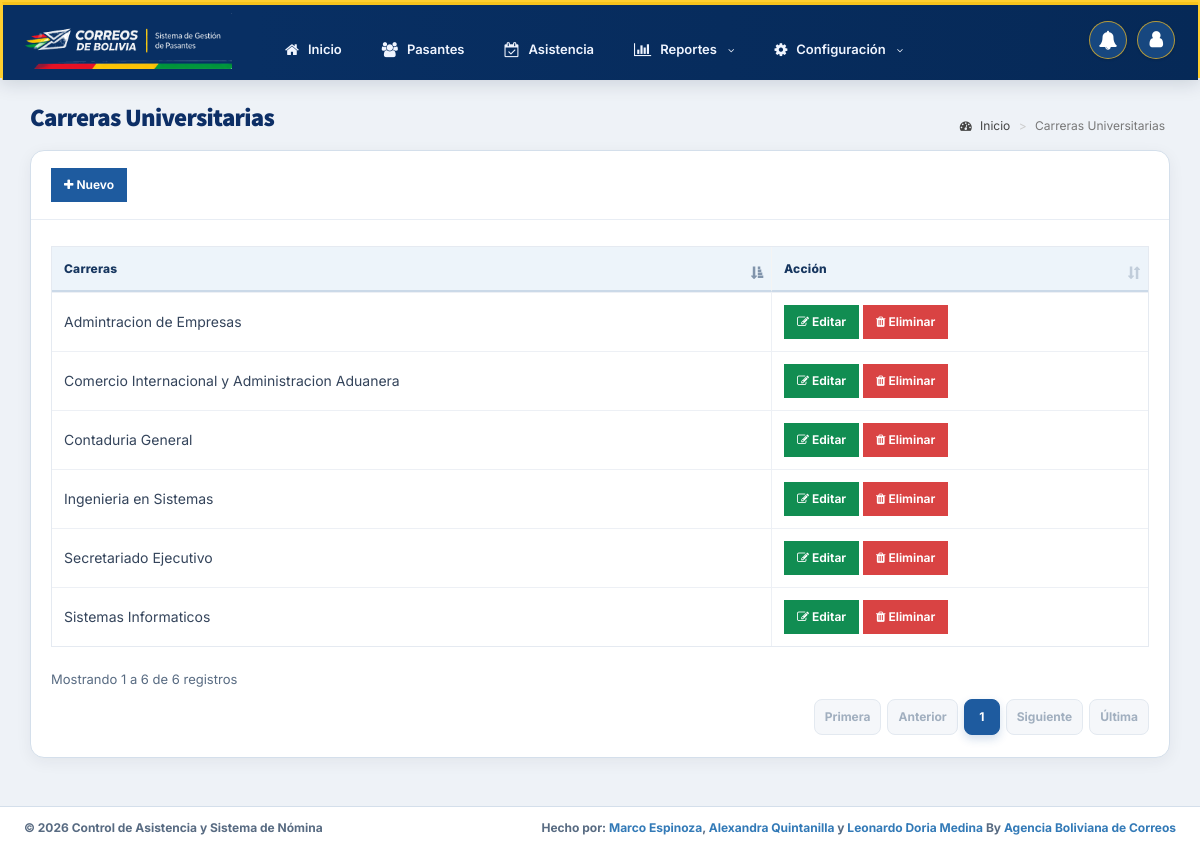
The app's page /admin/career.php (signed in) with its own data.
### tables this page shows
CREATE TABLE IF NOT EXISTS `career` (
  `id` int(11) NOT NULL AUTO_INCREMENT,
  `name_career` varchar(50) NOT NULL,
  PRIMARY KEY (`id`)
);

### admin/career.php (the view, shortened to what this page needs)
<?php include 'includes/session.php'; ?>
<?php include 'includes/header.php'; ?>
<body class="hold-transition skin-blue sidebar-mini">
<div class="wrapper">
  <?php include 'includes/navbar.php'; ?>
  <div class="content-wrapper">
    <section class="content-header">
      <h1>
      Carreras Universitarias
      </h1>
      <ol class="breadcrumb">
        <li><a href="#"><i class="fa fa-dashboard"></i> Inicio</a></li>
        <li class="active">Carreras Universitarias</li>
      </ol>
    </section>
    <section class="content">
      <div class="row">
        <div class="col-xs-12">
          <div class="box">
            <div class="box-header with-border">
              <a href="#addnew" data-toggle="modal" class="btn btn-primary btn-sm btn-flat"><i class="fa fa-plus"></i> Nuevo</a>
            </div>
            <div class="box-body">
              <table id="example1" class="table table-bordered catalog-list-table">
                <thead>
                  <th>Carreras</th>
                  <th>Acción</th>
                </thead>
                <tbody>
                  <?php
                    $sql = "SELECT * FROM career";
                    $query = $conn->query($sql);
                    while($row = $query->fetch_assoc()){
                      echo "
                        <tr>
                          <td>".$row['name_career']."</td>
                          <td>
                            <button class='btn btn-success btn-sm edit btn-flat' data-id='".$row['id']."'><i class='fa fa-edit'></i> Editar</button>
                            <button class='btn btn-danger btn-sm delete btn-flat' data-id='".$row['id']."'><i class='fa fa-trash'></i> Eliminar</button>
                          </td>
                        </tr>
                      ";
                    }
                  ?>
                </tbody>
              </table>
            </div>
          </div>
        </div>
      </div>
    </section>
  </div>
  <?php include 'includes/footer.php'; ?>
</div>
</body>
</html>

### records on screen
career: name_career "Sistemas Informaticos"
career: name_career "Comercio Internacional y Administracion Aduanera"
career: name_career "Contaduria General"
career: name_career "Admintracion de Empresas"
career: name_career "Ingenieria en Sistemas"
career: name_career "Secretariado Ejecutivo"
